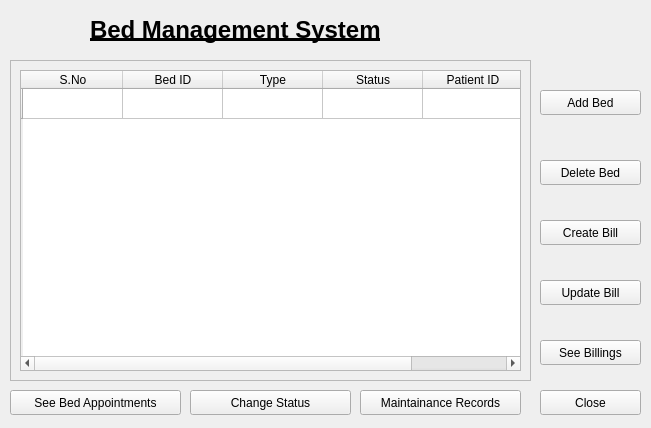
<?xml version="1.0" encoding="UTF-8"?>
<ui version="4.0">
 <class>bedviewlialog</class>
 <widget class="QWidget" name="bedviewlialog">
  <property name="geometry">
   <rect>
    <x>0</x>
    <y>0</y>
    <width>651</width>
    <height>428</height>
   </rect>
  </property>
  <property name="windowTitle">
   <string>Beds</string>
  </property>
  <widget class="QFrame" name="frame">
   <property name="geometry">
    <rect>
     <x>10</x>
     <y>60</y>
     <width>521</width>
     <height>321</height>
    </rect>
   </property>
   <property name="frameShape">
    <enum>QFrame::StyledPanel</enum>
   </property>
   <property name="frameShadow">
    <enum>QFrame::Raised</enum>
   </property>
   <widget class="QTableWidget" name="tableWidget">
    <property name="geometry">
     <rect>
      <x>10</x>
      <y>10</y>
      <width>501</width>
      <height>301</height>
     </rect>
    </property>
    <row>
     <property name="text">
      <string/>
     </property>
    </row>
    <column>
     <property name="text">
      <string>S.No</string>
     </property>
    </column>
    <column>
     <property name="text">
      <string>Bed ID</string>
     </property>
    </column>
    <column>
     <property name="text">
      <string>Type</string>
     </property>
    </column>
    <column>
     <property name="text">
      <string>Status</string>
     </property>
    </column>
    <column>
     <property name="text">
      <string>Patient ID</string>
     </property>
    </column>
   </widget>
  </widget>
  <widget class="QLabel" name="titleLabel">
   <property name="geometry">
    <rect>
     <x>90</x>
     <y>10</y>
     <width>361</width>
     <height>41</height>
    </rect>
   </property>
   <property name="styleSheet">
    <string notr="true">font-size:12pt;
font-weight: bold;</string>
   </property>
   <property name="text">
    <string>&lt;html&gt;&lt;head/&gt;&lt;body&gt;&lt;p&gt;&lt;span style=&quot; font-size:18pt; text-decoration: underline;&quot;&gt;Bed Management System&lt;/span&gt;&lt;/p&gt;&lt;/body&gt;&lt;/html&gt;</string>
   </property>
  </widget>
  <widget class="QPushButton" name="closeButton">
   <property name="geometry">
    <rect>
     <x>540</x>
     <y>390</y>
     <width>101</width>
     <height>25</height>
    </rect>
   </property>
   <property name="text">
    <string>Close</string>
   </property>
  </widget>
  <widget class="QPushButton" name="seeBilling">
   <property name="geometry">
    <rect>
     <x>540</x>
     <y>340</y>
     <width>101</width>
     <height>25</height>
    </rect>
   </property>
   <property name="text">
    <string>See Billings</string>
   </property>
  </widget>
  <widget class="QPushButton" name="appointmentButton">
   <property name="geometry">
    <rect>
     <x>10</x>
     <y>390</y>
     <width>171</width>
     <height>25</height>
    </rect>
   </property>
   <property name="text">
    <string>See Bed Appointments</string>
   </property>
  </widget>
  <widget class="QPushButton" name="changeStatus">
   <property name="geometry">
    <rect>
     <x>190</x>
     <y>390</y>
     <width>161</width>
     <height>25</height>
    </rect>
   </property>
   <property name="text">
    <string>Change Status</string>
   </property>
  </widget>
  <widget class="QPushButton" name="addBed">
   <property name="geometry">
    <rect>
     <x>540</x>
     <y>90</y>
     <width>101</width>
     <height>25</height>
    </rect>
   </property>
   <property name="text">
    <string>Add Bed</string>
   </property>
  </widget>
  <widget class="QPushButton" name="deleteBed">
   <property name="geometry">
    <rect>
     <x>540</x>
     <y>160</y>
     <width>101</width>
     <height>25</height>
    </rect>
   </property>
   <property name="text">
    <string>Delete Bed</string>
   </property>
  </widget>
  <widget class="QPushButton" name="maintainanceRecord">
   <property name="geometry">
    <rect>
     <x>360</x>
     <y>390</y>
     <width>161</width>
     <height>25</height>
    </rect>
   </property>
   <property name="text">
    <string>Maintainance Records</string>
   </property>
  </widget>
  <widget class="QPushButton" name="createBill">
   <property name="geometry">
    <rect>
     <x>540</x>
     <y>220</y>
     <width>101</width>
     <height>25</height>
    </rect>
   </property>
   <property name="text">
    <string>Create Bill</string>
   </property>
  </widget>
  <widget class="QPushButton" name="updateBill">
   <property name="geometry">
    <rect>
     <x>540</x>
     <y>280</y>
     <width>101</width>
     <height>25</height>
    </rect>
   </property>
   <property name="text">
    <string>Update Bill</string>
   </property>
  </widget>
 </widget>
 <resources/>
 <connections/>
</ui>
